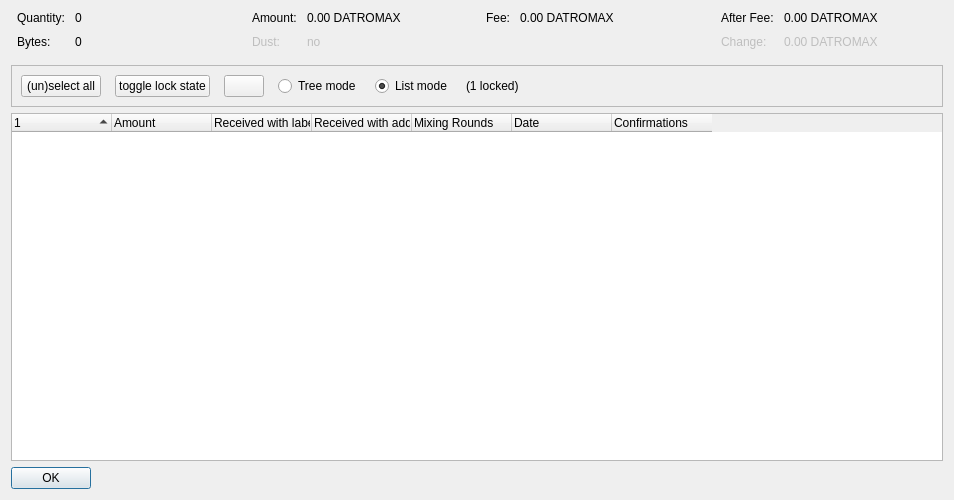
<?xml version="1.0" encoding="UTF-8"?>
<ui version="4.0">
 <class>CoinControlDialog</class>
 <widget class="QDialog" name="CoinControlDialog">
  <property name="geometry">
   <rect>
    <x>0</x>
    <y>0</y>
    <width>954</width>
    <height>500</height>
   </rect>
  </property>
  <property name="windowTitle">
   <string>Coin Selection</string>
  </property>
  <layout class="QVBoxLayout" name="verticalLayout">
   <item>
    <layout class="QHBoxLayout" name="horizontalLayoutTop" stretch="0,0,0,0">
     <property name="topMargin">
      <number>0</number>
     </property>
     <property name="bottomMargin">
      <number>10</number>
     </property>
     <item>
      <layout class="QFormLayout" name="formLayoutCoinControl1">
       <property name="horizontalSpacing">
        <number>10</number>
       </property>
       <property name="verticalSpacing">
        <number>10</number>
       </property>
       <property name="leftMargin">
        <number>6</number>
       </property>
       <property name="rightMargin">
        <number>6</number>
       </property>
       <item row="0" column="0">
        <widget class="QLabel" name="labelCoinControlQuantityText">
         <property name="text">
          <string>Quantity:</string>
         </property>
        </widget>
       </item>
       <item row="0" column="1">
        <widget class="QLabel" name="labelCoinControlQuantity">
         <property name="cursor">
          <cursorShape>IBeamCursor</cursorShape>
         </property>
         <property name="contextMenuPolicy">
          <enum>Qt::ActionsContextMenu</enum>
         </property>
         <property name="text">
          <string notr="true">0</string>
         </property>
         <property name="textInteractionFlags">
          <set>Qt::LinksAccessibleByMouse|Qt::TextSelectableByKeyboard|Qt::TextSelectableByMouse</set>
         </property>
        </widget>
       </item>
       <item row="1" column="0">
        <widget class="QLabel" name="labelCoinControlBytesText">
         <property name="text">
          <string>Bytes:</string>
         </property>
        </widget>
       </item>
       <item row="1" column="1">
        <widget class="QLabel" name="labelCoinControlBytes">
         <property name="cursor">
          <cursorShape>IBeamCursor</cursorShape>
         </property>
         <property name="contextMenuPolicy">
          <enum>Qt::ActionsContextMenu</enum>
         </property>
         <property name="text">
          <string notr="true">0</string>
         </property>
         <property name="textInteractionFlags">
          <set>Qt::LinksAccessibleByMouse|Qt::TextSelectableByKeyboard|Qt::TextSelectableByMouse</set>
         </property>
        </widget>
       </item>
      </layout>
     </item>
     <item>
      <layout class="QFormLayout" name="formLayoutCoinControl2">
       <property name="horizontalSpacing">
        <number>10</number>
       </property>
       <property name="verticalSpacing">
        <number>10</number>
       </property>
       <property name="leftMargin">
        <number>6</number>
       </property>
       <property name="rightMargin">
        <number>6</number>
       </property>
       <item row="0" column="0">
        <widget class="QLabel" name="labelCoinControlAmountText">
         <property name="text">
          <string>Amount:</string>
         </property>
        </widget>
       </item>
       <item row="0" column="1">
        <widget class="QLabel" name="labelCoinControlAmount">
         <property name="cursor">
          <cursorShape>IBeamCursor</cursorShape>
         </property>
         <property name="contextMenuPolicy">
          <enum>Qt::ActionsContextMenu</enum>
         </property>
         <property name="text">
          <string notr="true">0.00 DATROMAX</string>
         </property>
         <property name="textInteractionFlags">
          <set>Qt::LinksAccessibleByMouse|Qt::TextSelectableByKeyboard|Qt::TextSelectableByMouse</set>
         </property>
        </widget>
       </item>
       <item row="1" column="0">
        <widget class="QLabel" name="labelCoinControlLowOutputText">
         <property name="enabled">
          <bool>false</bool>
         </property>
         <property name="text">
          <string>Dust:</string>
         </property>
        </widget>
       </item>
       <item row="1" column="1">
        <widget class="QLabel" name="labelCoinControlLowOutput">
         <property name="enabled">
          <bool>false</bool>
         </property>
         <property name="cursor">
          <cursorShape>IBeamCursor</cursorShape>
         </property>
         <property name="contextMenuPolicy">
          <enum>Qt::ActionsContextMenu</enum>
         </property>
         <property name="text">
          <string notr="true">no</string>
         </property>
         <property name="textInteractionFlags">
          <set>Qt::LinksAccessibleByMouse|Qt::TextSelectableByKeyboard|Qt::TextSelectableByMouse</set>
         </property>
        </widget>
       </item>
      </layout>
     </item>
     <item>
      <layout class="QFormLayout" name="formLayoutCoinControl3">
       <property name="horizontalSpacing">
        <number>10</number>
       </property>
       <property name="verticalSpacing">
        <number>10</number>
       </property>
       <property name="leftMargin">
        <number>6</number>
       </property>
       <property name="rightMargin">
        <number>6</number>
       </property>
       <item row="0" column="0">
        <widget class="QLabel" name="labelCoinControlFeeText">
         <property name="text">
          <string>Fee:</string>
         </property>
        </widget>
       </item>
       <item row="0" column="1">
        <widget class="QLabel" name="labelCoinControlFee">
         <property name="cursor">
          <cursorShape>IBeamCursor</cursorShape>
         </property>
         <property name="contextMenuPolicy">
          <enum>Qt::ActionsContextMenu</enum>
         </property>
         <property name="text">
          <string notr="true">0.00 DATROMAX</string>
         </property>
         <property name="textInteractionFlags">
          <set>Qt::LinksAccessibleByMouse|Qt::TextSelectableByKeyboard|Qt::TextSelectableByMouse</set>
         </property>
        </widget>
       </item>
      </layout>
     </item>
     <item>
      <layout class="QFormLayout" name="formLayoutCoinControl4">
       <property name="horizontalSpacing">
        <number>10</number>
       </property>
       <property name="verticalSpacing">
        <number>10</number>
       </property>
       <property name="leftMargin">
        <number>6</number>
       </property>
       <property name="rightMargin">
        <number>6</number>
       </property>
       <item row="0" column="0">
        <widget class="QLabel" name="labelCoinControlAfterFeeText">
         <property name="text">
          <string>After Fee:</string>
         </property>
        </widget>
       </item>
       <item row="0" column="1">
        <widget class="QLabel" name="labelCoinControlAfterFee">
         <property name="cursor">
          <cursorShape>IBeamCursor</cursorShape>
         </property>
         <property name="contextMenuPolicy">
          <enum>Qt::ActionsContextMenu</enum>
         </property>
         <property name="text">
          <string notr="true">0.00 DATROMAX</string>
         </property>
         <property name="textInteractionFlags">
          <set>Qt::LinksAccessibleByMouse|Qt::TextSelectableByKeyboard|Qt::TextSelectableByMouse</set>
         </property>
        </widget>
       </item>
       <item row="1" column="0">
        <widget class="QLabel" name="labelCoinControlChangeText">
         <property name="enabled">
          <bool>false</bool>
         </property>
         <property name="text">
          <string>Change:</string>
         </property>
        </widget>
       </item>
       <item row="1" column="1">
        <widget class="QLabel" name="labelCoinControlChange">
         <property name="enabled">
          <bool>false</bool>
         </property>
         <property name="cursor">
          <cursorShape>IBeamCursor</cursorShape>
         </property>
         <property name="contextMenuPolicy">
          <enum>Qt::ActionsContextMenu</enum>
         </property>
         <property name="text">
          <string notr="true">0.00 DATROMAX</string>
         </property>
         <property name="textInteractionFlags">
          <set>Qt::LinksAccessibleByMouse|Qt::TextSelectableByKeyboard|Qt::TextSelectableByMouse</set>
         </property>
        </widget>
       </item>
      </layout>
     </item>
    </layout>
   </item>
   <item>
    <widget class="QFrame" name="frame">
     <property name="minimumSize">
      <size>
       <width>0</width>
       <height>40</height>
      </size>
     </property>
     <property name="frameShape">
      <enum>QFrame::StyledPanel</enum>
     </property>
     <property name="frameShadow">
      <enum>QFrame::Sunken</enum>
     </property>
     <layout class="QHBoxLayout" name="horizontalLayout">
      <item>
       <layout class="QHBoxLayout" name="horizontalLayoutPanel" stretch="0,0,0,0,0,0,0">
        <property name="spacing">
         <number>14</number>
        </property>
        <item>
         <widget class="QPushButton" name="pushButtonSelectAll">
          <property name="sizePolicy">
           <sizepolicy hsizetype="Maximum" vsizetype="Fixed">
            <horstretch>0</horstretch>
            <verstretch>0</verstretch>
           </sizepolicy>
          </property>
          <property name="text">
           <string>(un)select all</string>
          </property>
          <property name="autoDefault">
           <bool>false</bool>
          </property>
         </widget>
        </item>
        <item>
         <widget class="QPushButton" name="pushButtonToggleLock">
          <property name="sizePolicy">
           <sizepolicy hsizetype="Maximum" vsizetype="Fixed">
            <horstretch>0</horstretch>
            <verstretch>0</verstretch>
           </sizepolicy>
          </property>
          <property name="text">
           <string>toggle lock state</string>
          </property>
          <property name="autoDefault">
           <bool>false</bool>
          </property>
         </widget>
        </item>
        <item>
         <widget class="QPushButton" name="hideButton">
          <property name="sizePolicy">
           <sizepolicy hsizetype="Maximum" vsizetype="Fixed">
            <horstretch>0</horstretch>
            <verstretch>0</verstretch>
           </sizepolicy>
          </property>
          <property name="text">
           <string/>
          </property>
          <property name="autoDefault">
           <bool>false</bool>
          </property>
         </widget>
        </item>
        <item>
         <widget class="QRadioButton" name="radioTreeMode">
          <property name="sizePolicy">
           <sizepolicy hsizetype="Maximum" vsizetype="Fixed">
            <horstretch>0</horstretch>
            <verstretch>0</verstretch>
           </sizepolicy>
          </property>
          <property name="text">
           <string>Tree mode</string>
          </property>
         </widget>
        </item>
        <item>
         <widget class="QRadioButton" name="radioListMode">
          <property name="sizePolicy">
           <sizepolicy hsizetype="Maximum" vsizetype="Fixed">
            <horstretch>0</horstretch>
            <verstretch>0</verstretch>
           </sizepolicy>
          </property>
          <property name="text">
           <string>List mode</string>
          </property>
          <property name="checked">
           <bool>true</bool>
          </property>
         </widget>
        </item>
        <item>
         <widget class="QLabel" name="labelLocked">
          <property name="text">
           <string>(1 locked)</string>
          </property>
         </widget>
        </item>
        <item>
         <spacer name="horizontalSpacer">
          <property name="orientation">
           <enum>Qt::Horizontal</enum>
          </property>
          <property name="sizeHint" stdset="0">
           <size>
            <width>40</width>
            <height>20</height>
           </size>
          </property>
         </spacer>
        </item>
       </layout>
      </item>
     </layout>
    </widget>
   </item>
   <item>
    <widget class="CoinControlTreeWidget" name="treeWidget">
     <property name="contextMenuPolicy">
      <enum>Qt::CustomContextMenu</enum>
     </property>
     <property name="sortingEnabled">
      <bool>false</bool>
     </property>
     <property name="columnCount">
      <number>7</number>
     </property>
     <attribute name="headerShowSortIndicator" stdset="0">
      <bool>true</bool>
     </attribute>
     <attribute name="headerStretchLastSection">
      <bool>false</bool>
     </attribute>
     <column>
      <property name="text">
       <string/>
      </property>
     </column>
     <column>
      <property name="text">
       <string>Amount</string>
      </property>
     </column>
     <column>
      <property name="text">
       <string>Received with label</string>
      </property>
     </column>
     <column>
      <property name="text">
       <string>Received with address</string>
      </property>
     </column>
     <column>
      <property name="text">
       <string>Mixing Rounds</string>
      </property>
     </column>
     <column>
      <property name="text">
       <string>Date</string>
      </property>
     </column>
     <column>
      <property name="text">
       <string>Confirmations</string>
      </property>
      <property name="toolTip">
       <string>Confirmed</string>
      </property>
     </column>
    </widget>
   </item>
   <item>
    <widget class="QDialogButtonBox" name="buttonBox">
     <property name="sizePolicy">
      <sizepolicy hsizetype="Maximum" vsizetype="Fixed">
       <horstretch>0</horstretch>
       <verstretch>0</verstretch>
      </sizepolicy>
     </property>
     <property name="orientation">
      <enum>Qt::Horizontal</enum>
     </property>
     <property name="standardButtons">
      <set>QDialogButtonBox::Ok</set>
     </property>
    </widget>
   </item>
  </layout>
 </widget>
 <customwidgets>
  <customwidget>
   <class>CoinControlTreeWidget</class>
   <extends>QTreeWidget</extends>
   <header>qt/coincontroltreewidget.h</header>
  </customwidget>
 </customwidgets>
 <resources/>
 <connections/>
</ui>
